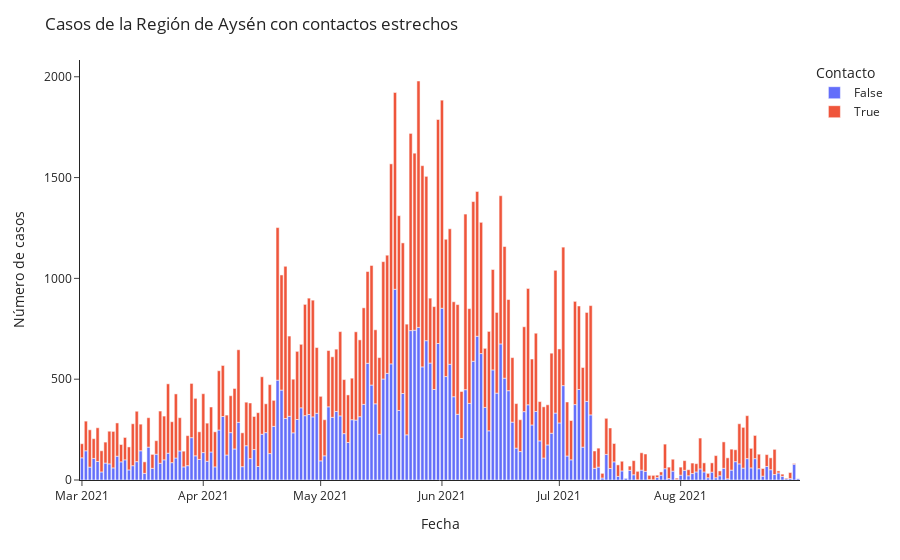

The code cell stored with this chart in its notebook:
### Code cell
# Crea gráfico de etapa_clinica regional por semana epidemiologica

px.bar(df_seguimiento_ind6_clean.groupby(['fecha_cumple_requisitos', 'is_index_or_contact']).count()[['n_folio']].reset_index(),
        x= 'fecha_cumple_requisitos',
        y= 'n_folio',
        color= 'is_index_or_contact',
        labels={'is_index_or_contact':'Contacto'}, 
       ).update_layout(title= 'Casos de la Región de Aysén con contactos estrechos',
                    yaxis_title='Número de casos',
                    xaxis_title='Fecha',
                    template='simple_white',
                      )                 
                    #xaxis=dict(tickmode = 'array',
                     #             tickvals = list(range(12,88,3)),
                      #            ticktext = list(list(range(12,54,3))+list(range(1,88,3))),
                      #           ),
               #     ).add_vline(x=53.5, line_width=3, line_dash='dash', line_color='gray'
                #               ).add_vrect(x0='50', x1='50', 
                 #                          annotation_text='2020', 
                  #                         annotation_position='top right',
                   #                        annotation=dict(font_size=18, 
                    #                                       font_family="'Open Sans', verdana, arial, sans-serif"),
                     #                                      opacity=0, 
                      #                                     line_width=0
                       #                   ).add_vrect(x0='84', x1='86', 
                        #                   annotation_text='2021', 
                         #                  annotation_position='top right',
                          #                 annotation=dict(font_size=18, 
                           #                                font_family="'Open Sans', verdana, arial, sans-serif"),
                            #                               opacity=0, 
                             #                              line_width=0)

### Figure 1 — Plotly figure (JSON) as saved in the notebook; plotly's stock layout.template omitted (floating-point values rounded to 4 significant figures; data arrays with more than 128 entries replaced by an {"elided": "..."} marker saying what was removed)
{"data": [{"alignmentgroup": "True", "hovertemplate": "Contacto=False<br>fecha_cumple_requisitos=%{x}<br>n_folio=%{y}<extra></extra>", "legendgroup": "False", "marker": {"color": "#636efa"}, "name": "False", "offsetgroup": "False", "orientation": "v", "showlegend": true, "textposition": "auto", "type": "bar", "x": {"elided": "184 str values"}, "xaxis": "x", "y": {"elided": "184 int values"}, "yaxis": "y"}, {"alignmentgroup": "True", "hovertemplate": "Contacto=True<br>fecha_cumple_requisitos=%{x}<br>n_folio=%{y}<extra></extra>", "legendgroup": "True", "marker": {"color": "#EF553B"}, "name": "True", "offsetgroup": "True", "orientation": "v", "showlegend": true, "textposition": "auto", "type": "bar", "x": {"elided": "182 str values"}, "xaxis": "x", "y": {"elided": "182 int values"}, "yaxis": "y"}], "layout": {"barmode": "relative", "legend": {"title": {"text": "Contacto"}, "tracegroupgap": 0}, "margin": {"t": 60}, "title": {"text": "Casos de la Región de Aysén con contactos estrechos"}, "xaxis": {"anchor": "y", "domain": [0, 1], "title": {"text": "Fecha"}}, "yaxis": {"anchor": "x", "domain": [0, 1], "title": {"text": "Número de casos"}}}}
